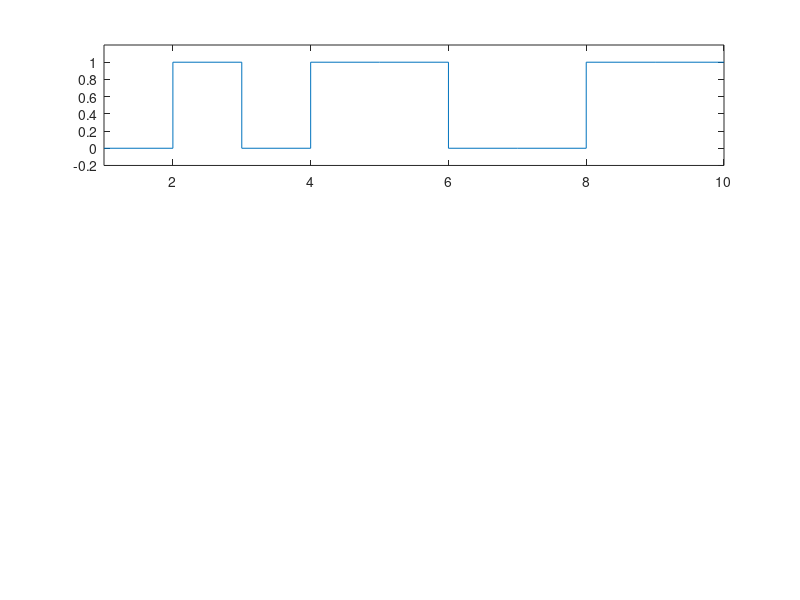

Write MATLAB code to recreate this figure. (Note: this script raises an error after producing the figure.)
% I - tworzenie ciągu bitów 
dlugosc=10;
b= randi(2,1,dlugosc) - 1;      % generowanie słowa o zadanej długości  

subplot(3,1,1)
stairs(b);
axis([1 dlugosc -0.2 1.2]) 

% II - modulacja MSK
ndt=100;                        % ilość próbkowań w czasie trwania jednego bitu
sygnal=msk_mod(b,ndt); 

subplot(3,1,2)
plot(0:dlugosc*ndt-1,sygnal)    % przedstawienie zmodulowanego sygnału

% III - przejście przez kanał AWGN
snr=3;
syg_szum=awgn(sygnal,snr);

subplot(3,1,3)
plot(0:dlugosc*ndt-1,syg_szum)  % przedstawienie zaszumionego sygnału
